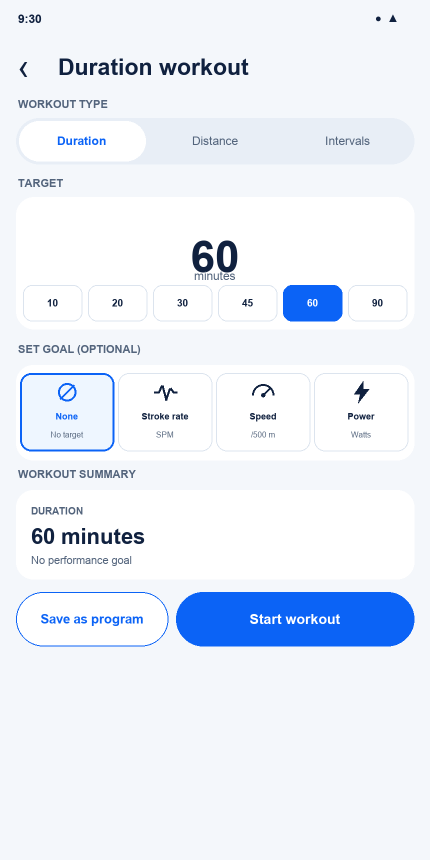
#> input picture work/screen-atlas/02_quick_duration_none.png, 860 x 1720 px, found by its file name (shown at 1/2 size); its folder holds 8 pictures in this run
$ python build_current_setup_composites.py
#> lines starting #> are read from the running program, lines starting #| are printed output that depends on the picture
from pathlib import Path

from PIL import Image, ImageDraw, ImageFont


ROOT = Path("/Users/brian/Documents/ChatGPT/Coxswain/work/screen-atlas")


def font(size: int, bold: bool = False) -> ImageFont.FreeTypeFont:
    candidates = [
        "/System/Library/Fonts/Supplemental/Arial Bold.ttf" if bold else "/System/Library/Fonts/Supplemental/Arial.ttf",
        "/System/Library/Fonts/Helvetica.ttc",
    ]
    for candidate in candidates:
        try:
            return ImageFont.truetype(candidate, size)
        except OSError:
            pass
    return ImageFont.load_default()


def create_board(output: str, title: str, subtitle: str, screens: list[tuple[str, str]]) -> None:
#> called with output = '20_duration_goal_states_current.png', title = 'Duration Workout — Current Goal States'
    phone_width = 250
    phone_height = 500
    gap = 28
    margin = 42
    header_height = 126
    label_height = 42
    width = margin * 2 + phone_width * len(screens) + gap * (len(screens) - 1)
    height = header_height + label_height + phone_height + 38

    canvas = Image.new("RGB", (width, height), "#F5F7FA")
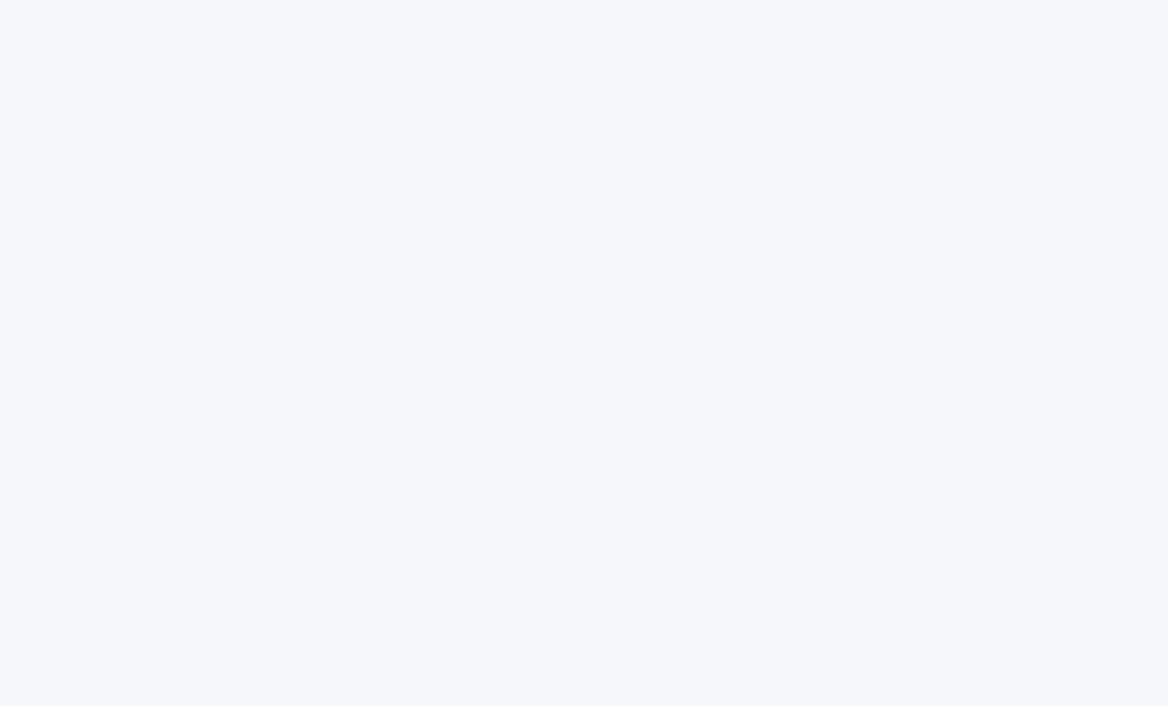
#> canvas: PIL image 1168x706 RGB; mean R, G, B 245, 247, 250
    draw = ImageDraw.Draw(canvas)
    draw.text((margin, 30), title, fill="#101828", font=font(30, True))
    draw.text((margin, 72), subtitle, fill="#53647C", font=font(17))

    for index, (label, filename) in enumerate(screens):
        x = margin + index * (phone_width + gap)
        draw.rounded_rectangle(
            (x - 7, header_height - 2, x + phone_width + 7, height - 25),
            radius=18,
            fill="#FFFFFF",
            outline="#D6DEE9",
            width=2,
        )
        label_box = draw.textbbox((0, 0), label, font=font(18, True))
#> label_box = (0, 4, 47, 17)
        label_width = label_box[2] - label_box[0]
#> label_width = 47
        draw.text(
            (x + (phone_width - label_width) / 2, header_height + 7),
            label,
            fill="#1F3B5B",
            font=font(18, True),
        )
        source = Image.open(ROOT / filename).convert("RGB")
#> source is the input picture: PIL image 860x1720 RGB; mean R, G, B 233.8, 239.8, 249.2
        source.thumbnail((phone_width, phone_height), Image.Resampling.LANCZOS)
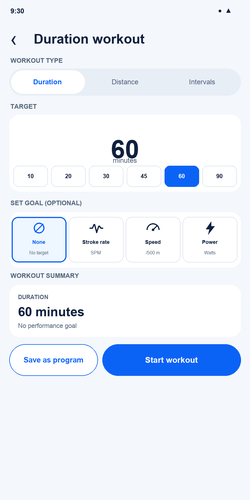
#> source: PIL image 250x500 RGB; mean R, G, B 233.6, 239.7, 249.1
        y = header_height + label_height
        canvas.paste(source, (x, y))
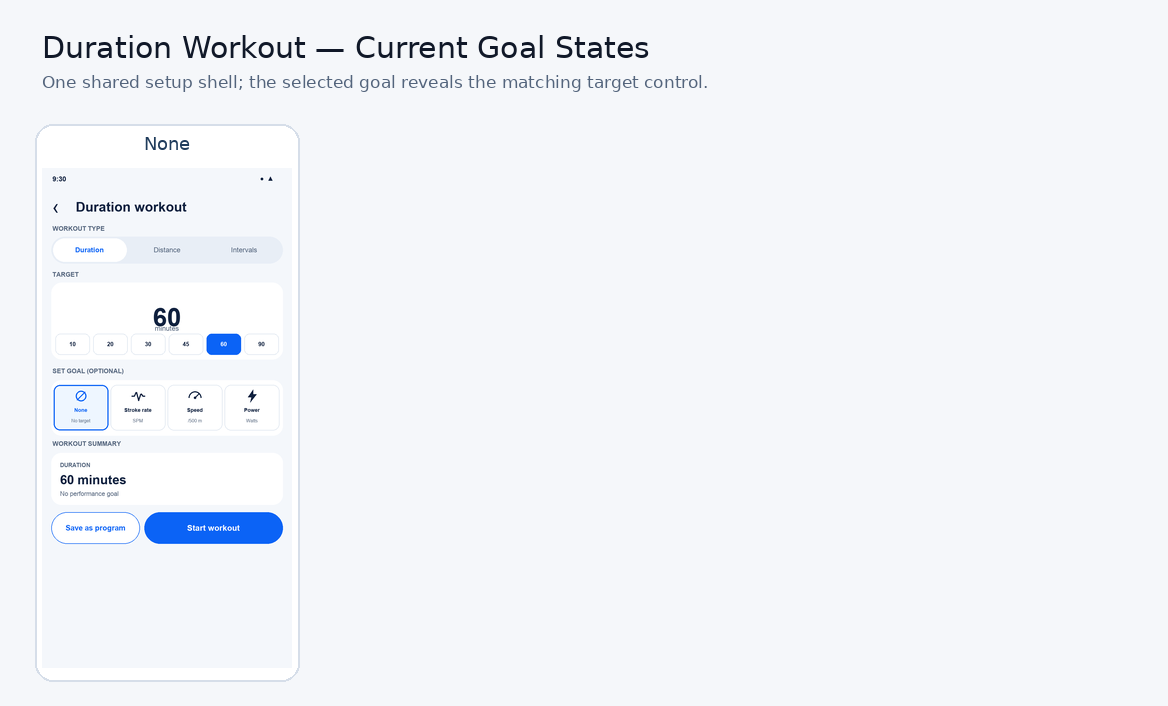
#> canvas: PIL image 1168x706 RGB; mean R, G, B 241.9, 244.6, 248.6
#> pass 2 of the loop in create_board, `for index, (label, filename) in enumerate(screens):`:
#> label_box = (0, 3, 104, 17)
#> label_width = 104
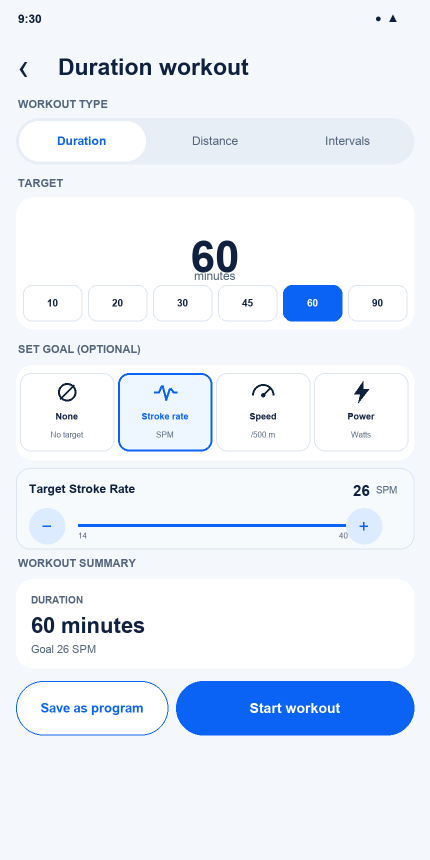
#> input picture work/screen-atlas/03_quick_duration_stroke_rate.png, 860 x 1720 px, found by its file name (shown at 1/2 size)
#> in create_board, source is the input picture: PIL image 860x1720 RGB; mean R, G, B 233, 239.3, 249.1
#> in create_board, `source.thumbnail((phone_width, phone_height), Image.Resampling.LANCZOS)`:
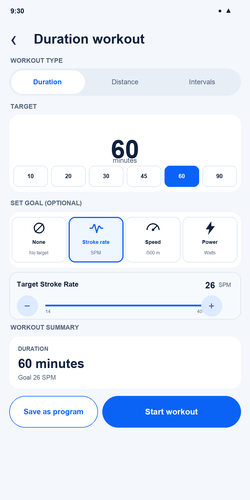
#> source: PIL image 250x500 RGB; mean R, G, B 232.8, 239.1, 249
#> in create_board, `canvas.paste(source, (x, y))`:
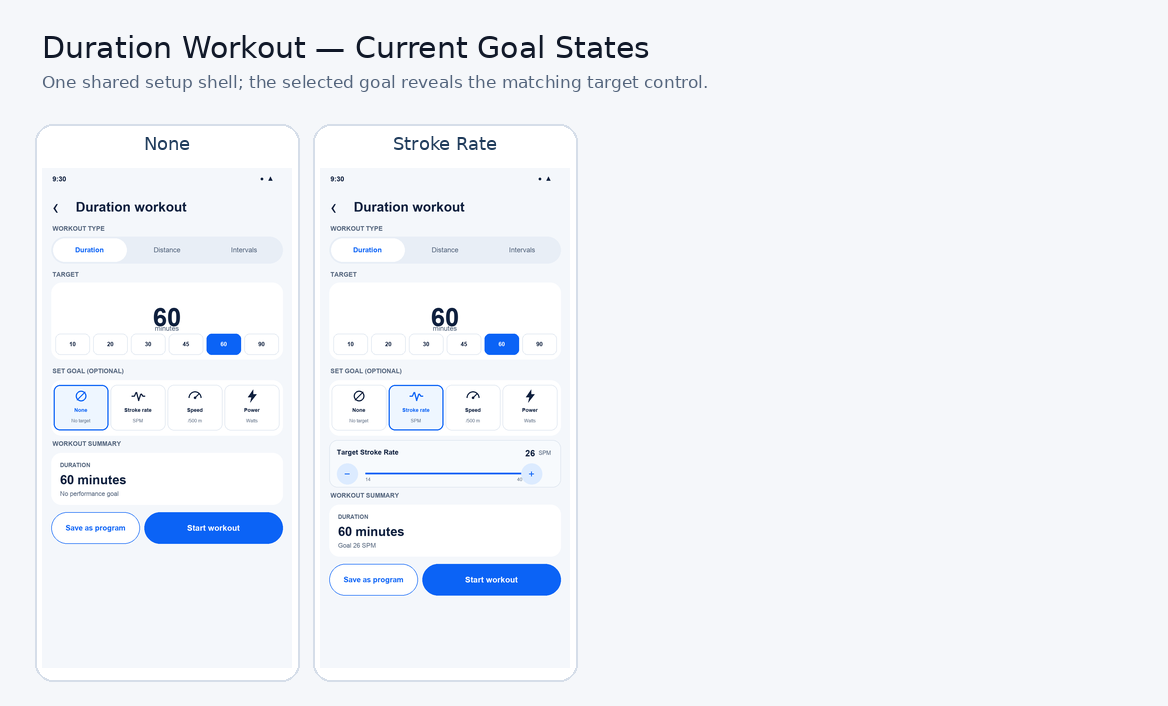
#> canvas: PIL image 1168x706 RGB; mean R, G, B 240, 243.4, 248.4
#> pass 3 of the loop in create_board, `for index, (label, filename) in enumerate(screens):`:
#> label_box = (0, 3, 56, 21)
#> label_width = 56
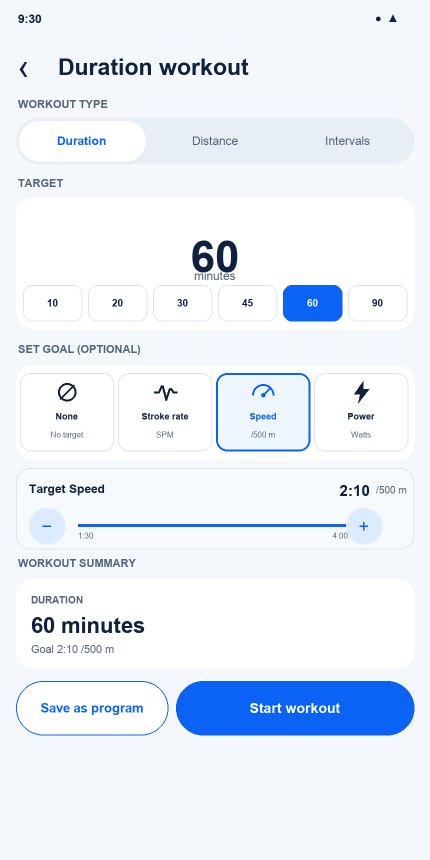
#> input picture work/screen-atlas/04_quick_duration_speed.png, 860 x 1720 px, found by its file name (shown at 1/2 size)
#> in create_board, source is the input picture: PIL image 860x1720 RGB; mean R, G, B 233, 239.3, 249.1
#> in create_board, `source.thumbnail((phone_width, phone_height), Image.Resampling.LANCZOS)`:
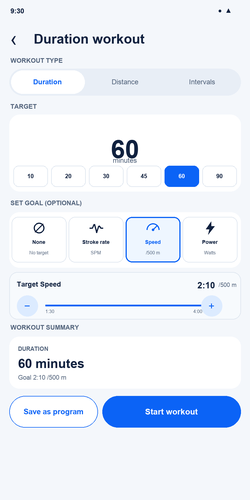
#> source: PIL image 250x500 RGB; mean R, G, B 232.8, 239.1, 249
#> in create_board, `canvas.paste(source, (x, y))`:
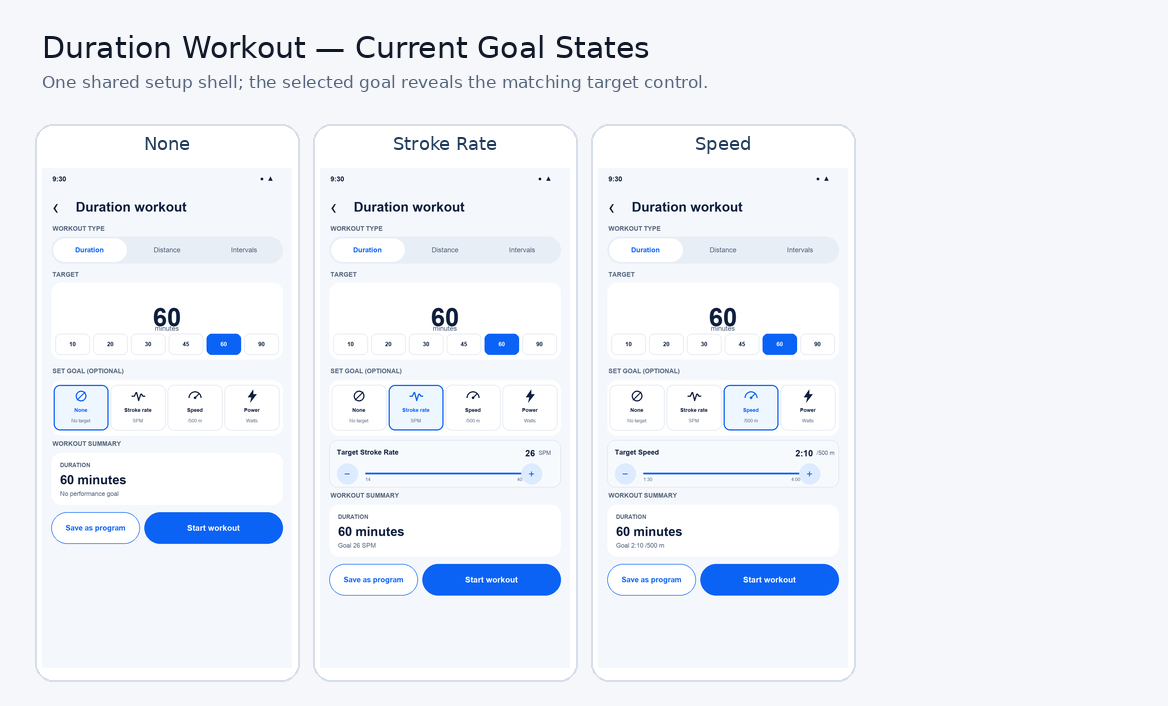
#> canvas: PIL image 1168x706 RGB; mean R, G, B 238.2, 242.2, 248.3
#> the loop made 4 passes; the first 3 are shown

    canvas.save(ROOT / output, quality=95)


#> (the run stopped early here; a loop or call above may not have finished)
